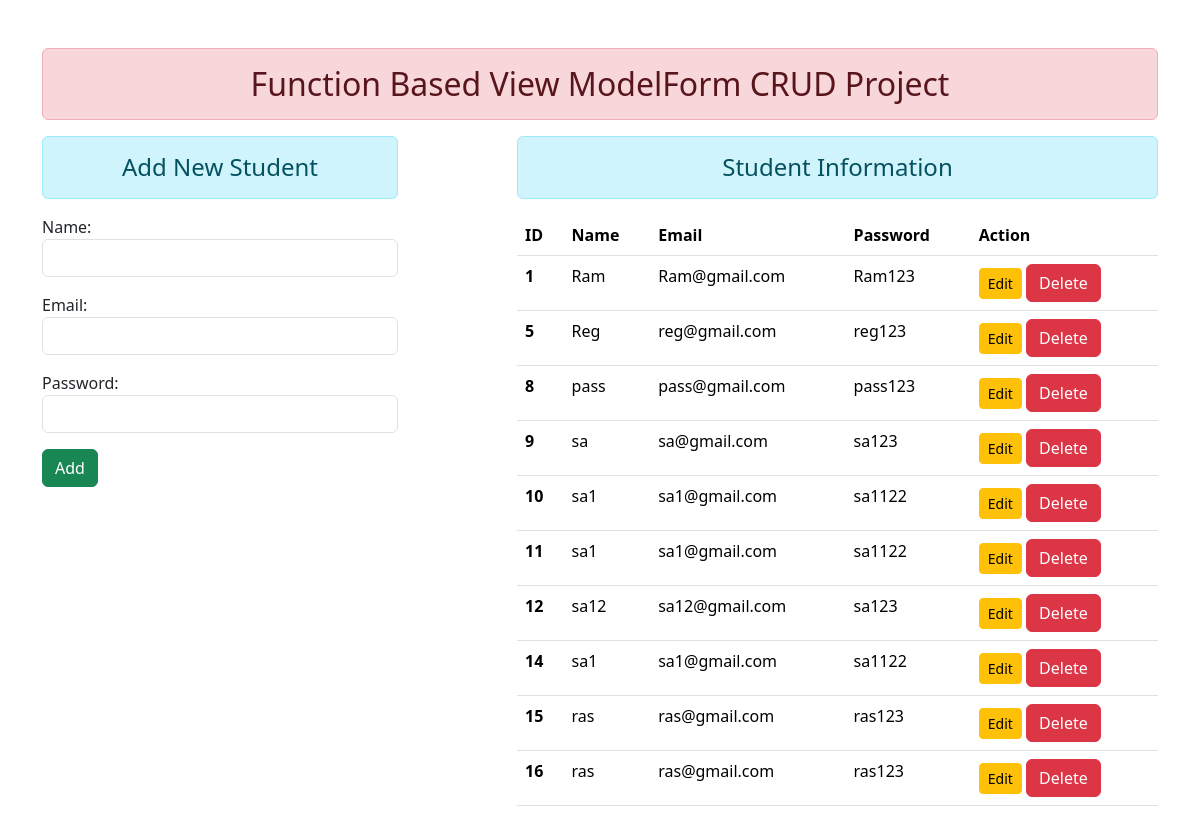
The page / on the database its author committed.
### enroll/models.py (models this page shows)
class User(models.Model):
    name = models.CharField(max_length=50)
    email = models.EmailField(max_length=100)
    password = models.CharField(max_length=50)

### enroll/views.py (the view)
# urls.py: path('', views.add_show, name="addandshow"),
def add_show(request):
    if request.method == 'POST':
        fm = StudentRegistration(request.POST)
        if fm.is_valid():
            nm = fm.cleaned_data['name']
            em = fm.cleaned_data['email']
            pw = fm.cleaned_data['password']
            reg = User(name=nm,email=em,password=pw)
            reg.save()
            fm = StudentRegistration()
    else:
        fm = StudentRegistration()
    stud = User.objects.all
    return render(request, 'enroll/addandshow.html',{'form':fm, 'stu':stud})

### enroll/forms.py
class StudentRegistration(forms.ModelForm):
    class Meta:
        model = User
        fields = ['name', 'email', 'password']
        widgets = {
            'name': forms.TextInput(attrs={'class':'form-control'}),
            'email': forms.EmailInput(attrs={'class':'form-control'}),
            'password': forms.PasswordInput(render_value=True, attrs={'class':'form-control'}),
        }

### enroll/templates/enroll/addandshow.html (shortened to what this page needs)
{% extends 'enroll/base.html' %}
{% block content %}
<div class="row">
    <div class="col-sm-4">
        <h4 class="text-center alert alert-info">Add New Student</h4>
        <form action="" method="POST">
            {{form.as_p}}
            <input type="submit" class="btn btn-success" value="Add">
        </form>
    </div>
    <div class="col-sm-7 offset-1"> {% comment %} one column gap offset-1 {% endcomment %}
        <h4 class="text-center alert alert-info">Student Information</h4>
        {% if stu %}
        <table class="table table-hover">
            <thead>
              <tr>
                <th scope="col">ID</th>
                <th scope="col">Name</th>
                <th scope="col">Email</th>
                <th scope="col">Password</th>
                <th scope="col">Action</th>
              </tr>
            </thead>
            <tbody>
                {% for st in stu %}
              <tr>
                <th scope="row">{{st.id}}</th>
                <td>{{st.name}}</td>
                <td>{{st.email}}</td>
                <td>{{st.password}}</td>
                <td>
                    <a href="{% url 'updatedata' st.id %}" class="btn btn-sm btn-warning">Edit</a>
                    <form action="{% url 'deletedata' st.id %}"  method="post" class="d-inline">{% comment %} display in one line(inline) {% endcomment %}
                        <input type="submit" class="btn btn-danger" value="Delete">
                    </form>
                </td>
              </tr>
              {% endfor %}
            </tbody>
          </table>
        {%else%}
        <h4>No Data Found</h4>
        {% endif %}
    </div>
</div>
{% endblock content %}

### enroll/templates/enroll/base.html (shortened to what this page needs)
<!DOCTYPE html>
{% load static %}
<html lang="en">
<link rel="stylesheet" href="{% static 'enroll/css/bootstrap.css' %}">
</head>
<body>
    <div class="container mt-5">
        <h2 class="text-center alert alert-danger">Function Based View ModelForm CRUD Project</h2>
    {% block content %}
    {% endblock content %}
    </div>
</body>
</html>

### rows shown on the page
User: id "1", name "Ram", email "Ram@gmail.com", password "Ram123"
User: id "5", name "Reg", email "reg@gmail.com", password "reg123"
User: id "8", name "pass", email "pass@gmail.com", password "pass123"
User: id "9", name "sa", email "sa@gmail.com", password "sa123"
User: id "10", name "sa1", email "sa1@gmail.com", password "sa1122"
User: id "11", name "sa1", email "sa1@gmail.com", password "sa1122"
User: id "12", name "sa12", email "sa12@gmail.com", password "sa123"
User: id "14", name "sa1", email "sa1@gmail.com", password "sa1122"
User: id "15", name "ras", email "ras@gmail.com", password "ras123"
User: id "16", name "ras", email "ras@gmail.com", password "ras123"
